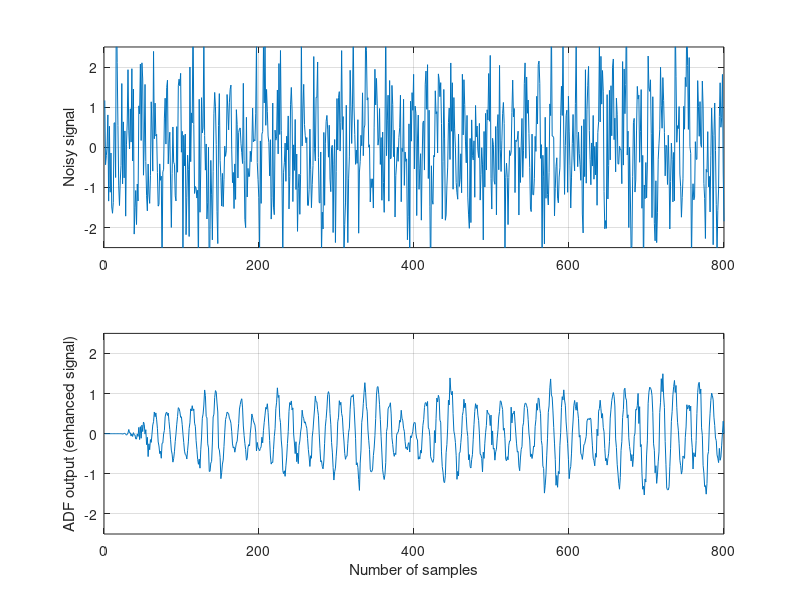
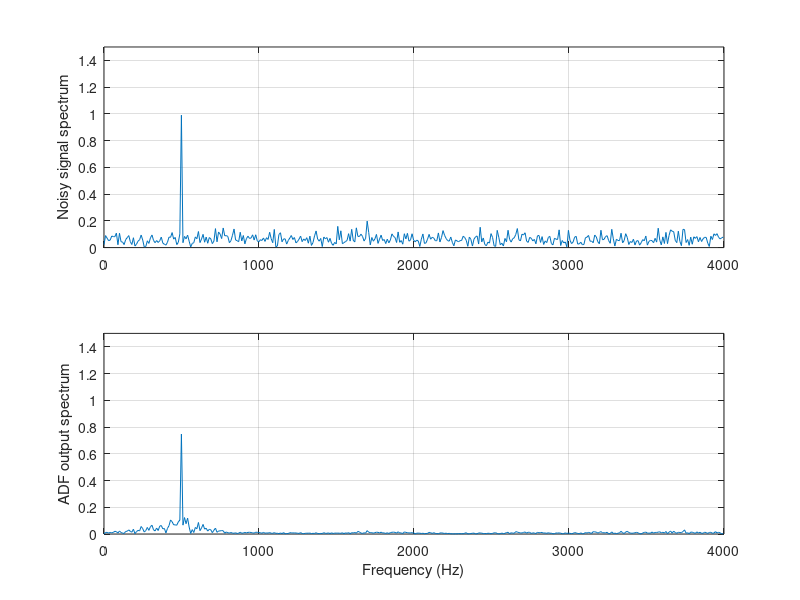

Source code (MATLAB) for these figures, in order:
%MATLAB Program 10.3
close all; clear all
fs=8000; T=1/fs;                           % sampling rate and sampling period
t=0:T:0.1;                                      % 1 second time instant 
n=randn(1,length(t));                     % generate Gaussian random noise 
d=cos(2*pi*500*t)+n;                    % generate 500-Hz tone plus noise
x=filter([ 0 0 0 0  0 0 0 1 ],1,d);      %delay filter
mu=0.001;                                       % initialize the step size for LMS algorithms
w=zeros(1,21);                               % initialize the adaptive filter coefficients
y=zeros(1,length(t));                      % initialize the adaptive filter output
e=y;                                                 % initialize the errro vector
%perfrom adaptive filtering using the LMS algorithm
for m=22:1:length(t)-1
      sum=0;
     for i=1:1:21
      sum=sum+w(i)*x(m-i);
     end
      y(m)=sum;
      e(m)=d(m)-y(m);
      for i=1:1:21
      w(i)=w(i)+2*mu*e(m)*x(m-i);
     end
end
% calculate the single-side amplitude spectrum for corrupted signal
 D=2*abs(fft(d))/length(d);D(1)=D(1)/2;
% calculate the single-side amplitude spectrum for enhanced signal
 Y=2*abs(fft(y))/length(y);Y(1)=Y(1)/2;
% map the frequency index to its frequency in Hz
 f=[0:1:length(x)/2]*8000/length(x);
% plot the signals and spectrums
 subplot(2,1,1), plot(d);grid; axis([0 length(x) -2.5 2.5]); ylabel('Noisy signal');
 subplot(2,1,2),plot(y);grid; axis([0 length(y) -2.5 2.5]);
 ylabel('ADF output (enhanced signal)'); xlabel('Number of samples')
 figure
subplot(2,1,1),plot(f,D(1:length(f)));grid; axis([0 fs/2 0 1.5]);
 ylabel('Noisy signal spectrum')
subplot(2,1,2),plot(f,Y(1:length(f)));grid; axis([0 fs/2 0 1.5]);
 ylabel('ADF output spectrum'); xlabel('Frequency (Hz)');
